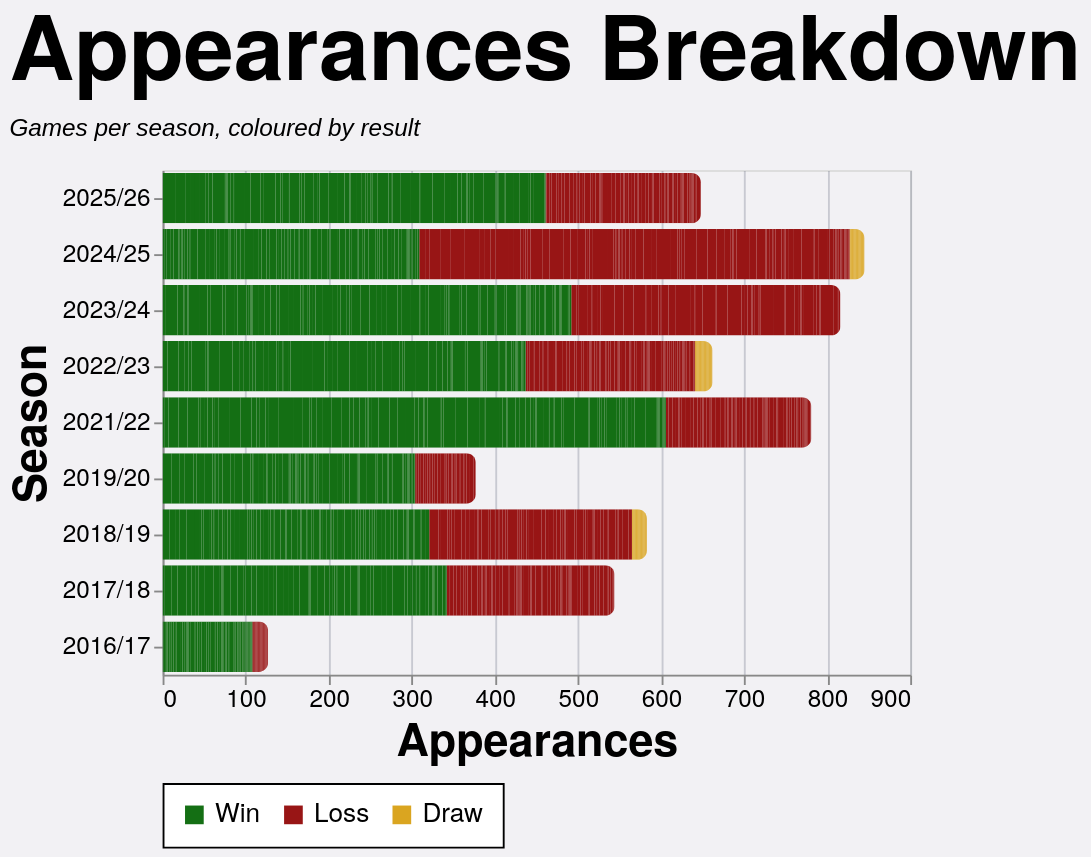

Here is the Vega-Lite specification saved for this chart:
### Vega-Lite specification from a JSON file in a GitHub repository (floating-point values rounded to 4 significant figures; data arrays with more than 128 entries replaced by an {"elided": "..."} marker saying what was removed)
{"config": {"axis": {"labelFont": "PT Sans Narrow, Helvetica Neue, Helvetica, Arial, sans-serif", "titleFont": "PT Sans Narrow, Helvetica Neue, Helvetica, Arial, sans-serif", "labelFontSize": 13, "titleFontSize": 24, "gridColor": "#202947", "gridOpacity": 0.2, "zindex": 1}, "text": {"font": "Lato, sans-serif"}, "bar": {"cornerRadiusEnd": 5}, "header": {"labelFont": "PT Sans Narrow, Helvetica Neue, Helvetica, Arial, sans-serif", "titleFont": "PT Sans Narrow, Helvetica Neue, Helvetica, Arial, sans-serif", "labelFontSize": 24, "titleFontSize": 28, "labelFontWeight": "bold", "orient": "left"}, "legend": {"labelFont": "PT Sans Narrow, Helvetica Neue, Helvetica, Arial, sans-serif", "titleFont": "PT Sans Narrow, Helvetica Neue, Helvetica, Arial, sans-serif", "labelFontSize": 14, "titleFontSize": 16, "titlePadding": 5, "fillColor": "white", "strokeColor": "black", "padding": 10, "titleFontWeight": "lighter", "titleFontStyle": "italic", "titleColor": "gray", "offset": 10}, "title": {"font": "PT Sans Narrow, Helvetica Neue, Helvetica, Arial, sans-serif", "fontSize": 48, "fontWeight": "bold", "anchor": "start", "align": "center", "titlePadding": 20, "subtitlePadding": 10, "subtitleFontSize": 13, "subtitleColor": "", "subtitleFontStyle": "italic", "offset": 15, "color": "black"}, "axisX": {"labelAngle": 0}, "facet": {"title": null, "header": null, "align": {"row": "each", "column": "each"}}, "resolve": {"scale": {"y": "independent", "facet": "independent"}}, "background": "#f2f1f4", "scale": {"offsetBandPaddingOuter": 0.2, "offsetBandPaddingInner": 0.1}}, "data": {"name": "data-7cba856cdedcf0b19856238342b96796"}, "mark": {"type": "bar"}, "encoding": {"color": {"field": "color_value", "legend": {"orient": "bottom", "title": null}, "scale": {"domain": ["Win", "Loss", "Draw"], "range": ["#146f14", "#981515", "goldenrod"]}, "sort": {"field": "sum(apps)", "op": "sum", "order": "descending"}, "type": "nominal"}, "tooltip": [{"field": "player", "title": "Player", "type": "nominal"}, {"field": "season", "title": "Season", "type": "nominal"}, {"field": "color_value", "title": "Group", "type": "nominal"}, {"aggregate": "sum", "field": "apps", "title": "Appearances", "type": "quantitative"}], "x": {"aggregate": "sum", "field": "apps", "title": "Appearances", "type": "quantitative"}, "y": {"field": "season", "sort": {"field": "season_sort", "op": "max", "order": "descending"}, "title": "Season", "type": "nominal"}}, "height": {"step": 30}, "title": {"text": "Appearances Breakdown", "subtitle": "Games per season, coloured by result"}, "width": 400, "$schema": "https://vega.github.io/schema/vega-lite/v5.20.1.json", "datasets": {"data-7cba856cdedcf0b19856238342b96796": {"elided": "2498 records"}}}
